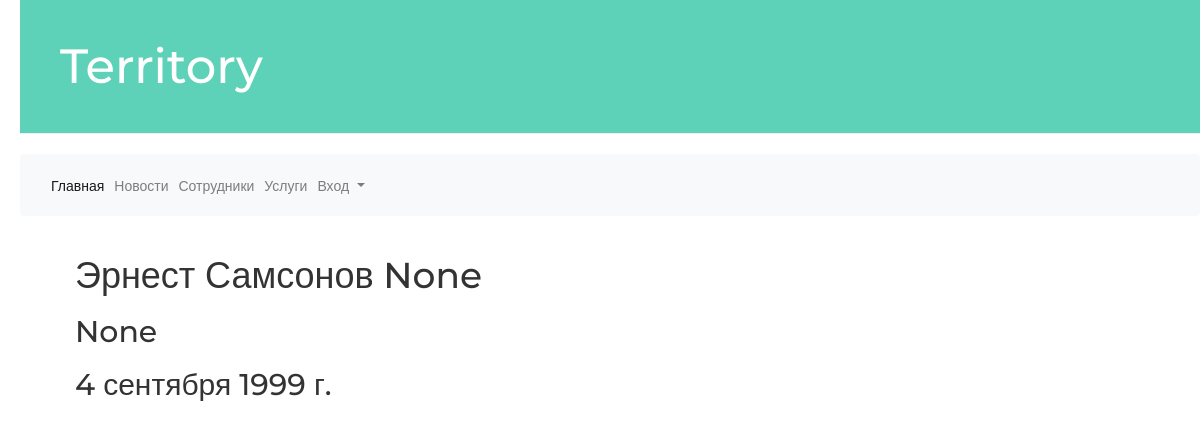
The page /accounts/employee_detail/1/ on the database as committed earlier.
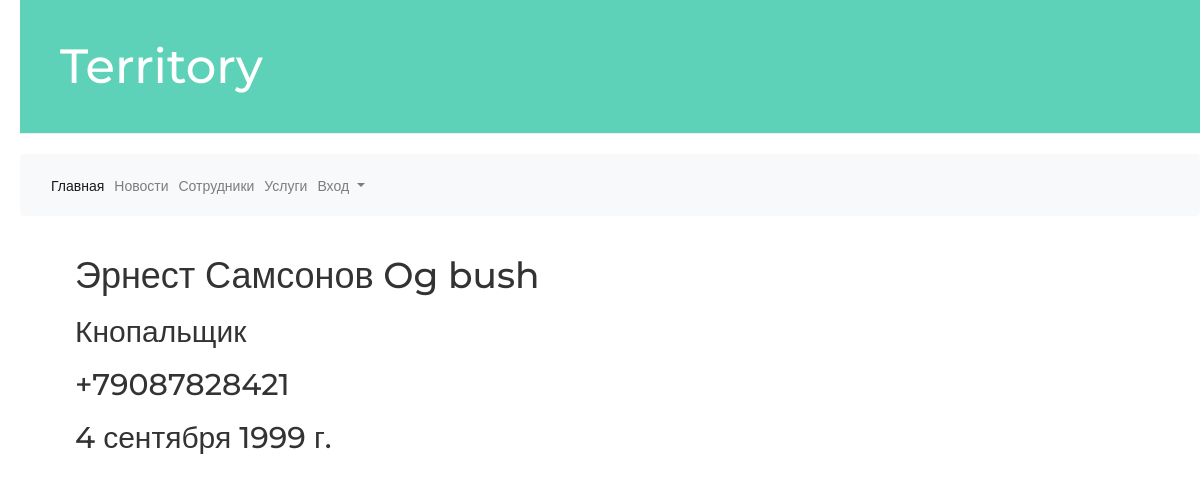
The same page on the database as committed later.
### accounts/models.py (models this page shows, shortened)
class Employee(models.Model):
    user = models.OneToOneField(Customer, on_delete=models.CASCADE)
    patronymic = models.CharField(max_length=150, null=True, blank=True)
    number = PhoneNumberField(unique=False, null=False, blank=False)
    birth_date = models.DateField(null=True, blank=True)
    position = models.CharField(max_length=150, null=True, blank=True)
    schedule = models.ForeignKey(Workday, on_delete=models.CASCADE, null=True, blank=True)
    objects = UserManager()
    class Meta:
        db_table = 'employee'

class Customer(AbstractUser):
    number = PhoneNumberField(unique=False, null=False, blank=False)
    birth_date = models.DateField(null=True, blank=True)
    objects = UserManager()
    class Meta:
        db_table = 'customer'

### accounts/views.py (the view)
# urls.py: path('employee_detail/<int:pk>/', views.employee_detail, name='employee_detail'),
def employee_detail(request, pk):
    employee = get_object_or_404(Employee, pk=pk)
    cal = create_calendar()
    return render(request, 'accounts/employee_detail.html', {
                'employee': employee,
                'cal': cal})

### accounts/views.py (called while the page is built)
def create_calendar():
    now_month = datetime.now().strftime('%b')
    now_month_number = list(calendar.month_name).index(now_month)
    now_year = datetime.now().year
    cal = HTMLCalendar().formatmonth(now_year, now_month_number)
    return cal

### territory/templates/accounts/employee_detail.html (shortened to what this page needs)
<!DOCTYPE html>
{% extends 'base.html'%}
{% block content %}
    <div class="list">
        <h1>{{ employee.user.first_name }}
        {{ employee.user.last_name }}
        {{ employee.patronymic }}</h1>
        <h2>{{ employee.position }}</h2>
        <h2>{{ employee.user.number }}</h2>
        <h2>{{ employee.birth_date }}</h2>
    </div>
{% endblock %}

Rows that differ between the two databases and show on the page:
changed Employee "Эрнест": patronymic "None" → "Og bush"; position "None" → "Кнопальщик"; user.number (not shown) → "+79087828421"
